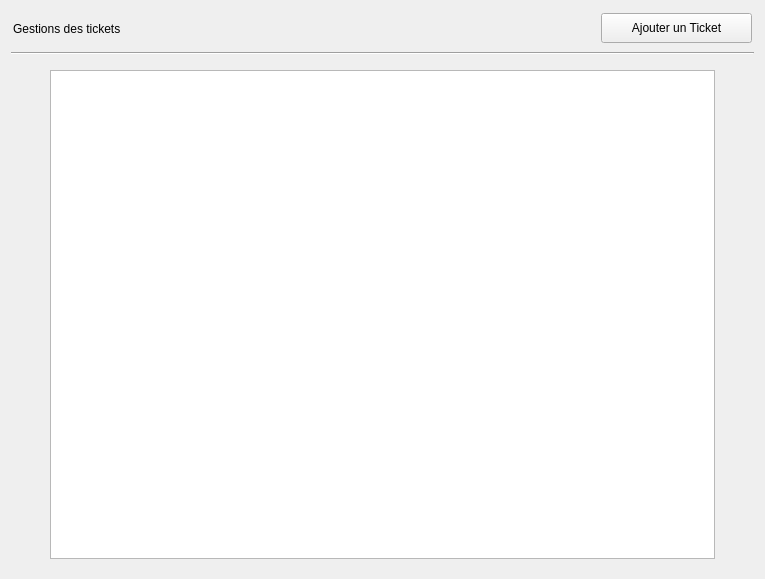
         <widget class="QWidget" name="page_tickets">
          <layout class="QVBoxLayout" name="verticalLayout_17">
           <item>
            <widget class="QWidget" name="zone_haut_fixe_btn_ajout_tickets" native="true">
             <property name="sizePolicy">
              <sizepolicy hsizetype="MinimumExpanding" vsizetype="Fixed">
               <horstretch>0</horstretch>
               <verstretch>0</verstretch>
              </sizepolicy>
             </property>
             <property name="minimumSize">
              <size>
               <width>0</width>
               <height>35</height>
              </size>
             </property>
             <layout class="QHBoxLayout" name="horizontalLayout_9">
              <property name="spacing">
               <number>2</number>
              </property>
              <property name="leftMargin">
               <number>2</number>
              </property>
              <property name="topMargin">
               <number>2</number>
              </property>
              <property name="rightMargin">
               <number>2</number>
              </property>
              <property name="bottomMargin">
               <number>2</number>
              </property>
              <item alignment="Qt::AlignmentFlag::AlignLeft">
               <widget class="QLabel" name="label_titre_page_tickets">
                <property name="sizePolicy">
                 <sizepolicy hsizetype="Fixed" vsizetype="Preferred">
                  <horstretch>0</horstretch>
                  <verstretch>0</verstretch>
                 </sizepolicy>
                </property>
                <property name="text">
                 <string>Gestions des tickets</string>
                </property>
               </widget>
              </item>
              <item alignment="Qt::AlignmentFlag::AlignRight">
               <widget class="QPushButton" name="btn_ajouter_tickets">
                <property name="sizePolicy">
                 <sizepolicy hsizetype="Fixed" vsizetype="Fixed">
                  <horstretch>0</horstretch>
                  <verstretch>0</verstretch>
                 </sizepolicy>
                </property>
                <property name="minimumSize">
                 <size>
                  <width>151</width>
                  <height>30</height>
                 </size>
                </property>
                <property name="cursor">
                 <cursorShape>PointingHandCursor</cursorShape>
                </property>
                <property name="text">
                 <string>Ajouter un Ticket</string>
                </property>
                <property name="icon">
                 <iconset resource="icones.qrc">
                  <normaloff>:/icon_blanc/plus-circle.svg</normaloff>:/icon_blanc/plus-circle.svg</iconset>
                </property>
               </widget>
              </item>
             </layout>
            </widget>
           </item>
           <item>
            <widget class="Line" name="line_5">
             <property name="orientation">
              <enum>Qt::Orientation::Horizontal</enum>
             </property>
            </widget>
           </item>
           <item>
            <widget class="QWidget" name="widget_14" native="true">
             <layout class="QHBoxLayout" name="horizontalLayout_12">
              <item>
               <spacer name="horizontalSpacer_3">
                <property name="orientation">
                 <enum>Qt::Orientation::Horizontal</enum>
                </property>
                <property name="sizeType">
                 <enum>QSizePolicy::Policy::Preferred</enum>
                </property>
                <property name="sizeHint" stdset="0">
                 <size>
                  <width>30</width>
                  <height>20</height>
                 </size>
                </property>
               </spacer>
              </item>
              <item>
               <widget class="QTableWidget" name="tableWidget_tickets">
                <property name="minimumSize">
                 <size>
                  <width>665</width>
                  <height>489</height>
                 </size>
                </property>
                <property name="selectionMode">
                 <enum>QAbstractItemView::SelectionMode::SingleSelection</enum>
                </property>
                <property name="selectionBehavior">
                 <enum>QAbstractItemView::SelectionBehavior::SelectRows</enum>
                </property>
                <property name="showGrid">
                 <bool>false</bool>
                </property>
                <attribute name="horizontalHeaderCascadingSectionResizes">
                 <bool>true</bool>
                </attribute>
                <attribute name="horizontalHeaderShowSortIndicator" stdset="0">
                 <bool>false</bool>
                </attribute>
                <attribute name="horizontalHeaderStretchLastSection">
                 <bool>true</bool>
                </attribute>
                <attribute name="verticalHeaderVisible">
                 <bool>false</bool>
                </attribute>
                <attribute name="verticalHeaderShowSortIndicator" stdset="0">
                 <bool>false</bool>
                </attribute>
               </widget>
              </item>
              <item>
               <spacer name="horizontalSpacer_4">
                <property name="orientation">
                 <enum>Qt::Orientation::Horizontal</enum>
                </property>
                <property name="sizeType">
                 <enum>QSizePolicy::Policy::Preferred</enum>
                </property>
                <property name="sizeHint" stdset="0">
                 <size>
                  <width>30</width>
                  <height>20</height>
                 </size>
                </property>
               </spacer>
              </item>
             </layout>
            </widget>
           </item>
          </layout>
         </widget>
